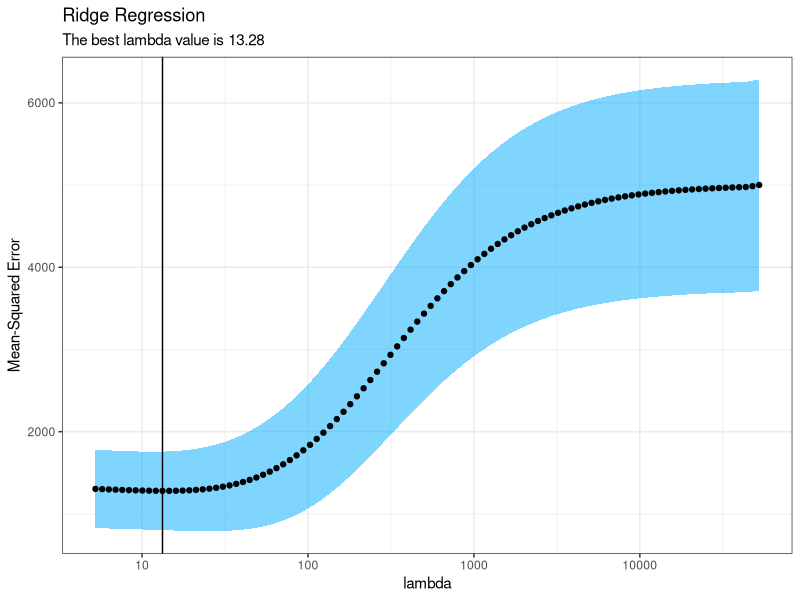
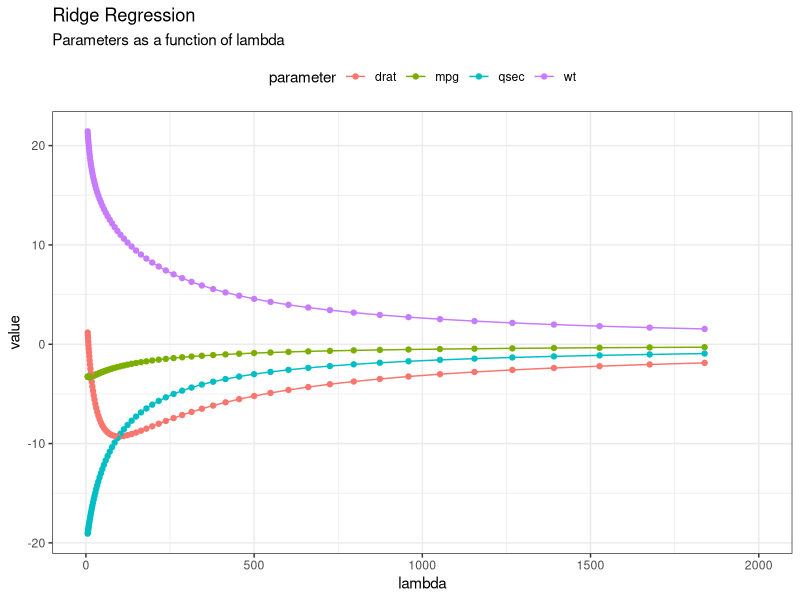
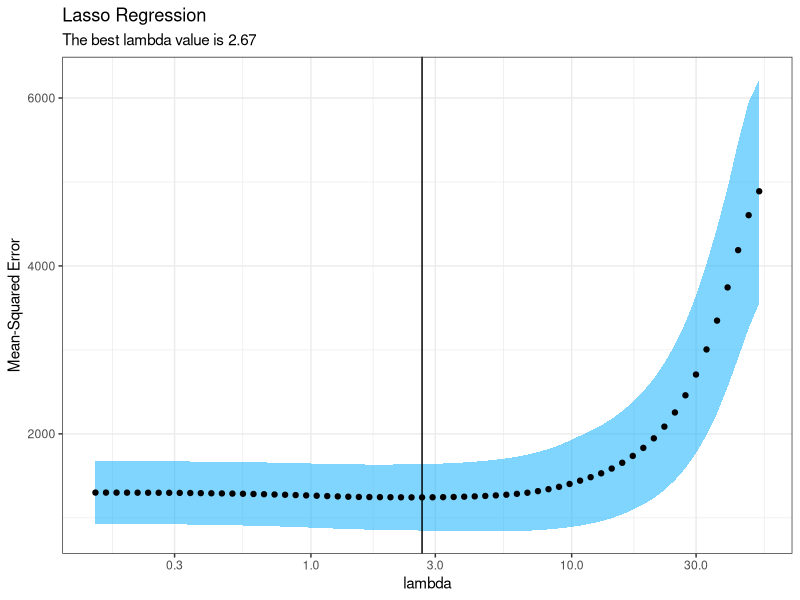
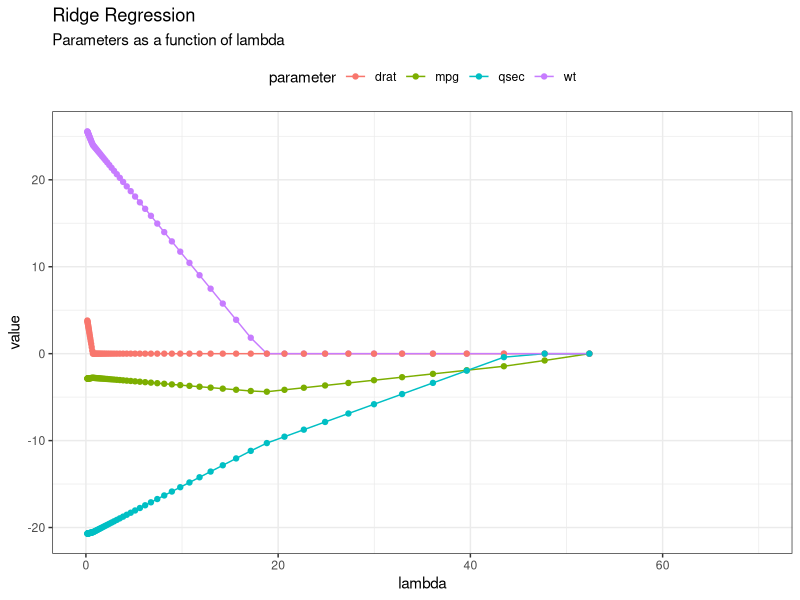

Here is the R script that generated these plots, in order:
## ---- chunk 1
options(width = 90)
library(knitr)
opts_chunk$set(comment="", 
               digits = 3, 
               tidy = FALSE, 
               prompt = TRUE,
               fig.align = 'center')
require(magrittr)
require(ggplot2)
theme_set(theme_bw() + theme(legend.position = "top"))
## ---- chunk 2
#| echo: true
#| message: false
A <- matrix(c(1,2,3, 2,4,6, 3, 3, 3), nrow=3)
QR <- qr(A)
## ---- chunk 3
#| echo: true
#| message: false
Q <- qr.Q(QR); Q
## ---- chunk 4
#| echo: true
#| message: false
R <- qr.R(QR); R
## ---- chunk 5
#| echo: true
#| message: false
Q %*% R
## ---- chunk 6
#| echo: true
#| message: false
# A linear system of equations y = Ax
A <- matrix(c(3, 2, -1, 2, -2, .5, -1, 4, -1), nrow=3); A; cat("\n")

x <- c(1, -2, -2); x; cat("\n")

y <- A %*% x ; y; cat("\n")

## ---- chunk 7
#| echo: true
#| message: false
# Compute the QR decomposition of A
QR <- qr(A)
Q <- qr.Q(QR)
R <- qr.R(QR)

# Compute b=Q'y
b <- crossprod(Q, y); b

# Solve the upper triangular system Rx=b
backsolve(R, b)
## ---- chunk 8
#| echo: true
#| message: false
#define response variable
y <- mtcars$hp

#define matrix of predictor variables
x <- data.matrix(mtcars[, c('mpg', 'wt', 'drat', 'qsec')])
## ---- chunk 9
#| echo: true
#| message: false
#fit ridge regression model
model <- glmnet::glmnet(x, y, alpha = 0)

#view summary of model
summary(model)
## ---- chunk 10
#| echo: true
#| message: false
#| code-fold: true
#| code-summary: "glmnet example"
#perform k-fold cross-validation to find optimal lambda value
cv_model <- glmnet::cv.glmnet(x, y, alpha = 0)

#find optimal lambda value that minimizes test MSE
best_lambda <- cv_model$lambda.min

#produce plot of test MSE by lambda value
tibble::tibble(
  "Mean-Squared Error" = cv_model$cvm
  , lambda = cv_model$lambda
  , lambda_hi = cv_model$cvup
  , lambda_lo = cv_model$cvlo
) %>% ggplot(aes(x=lambda, y = `Mean-Squared Error`)) +
  geom_ribbon(aes(ymin = lambda_lo, ymax = lambda_hi), fill = "#00ABFD", alpha=0.5) +
  geom_point() +
  geom_vline(xintercept=best_lambda) +
  labs(title='Ridge Regression'
       , subtitle = 
         stringr::str_glue(
           "The best lambda value is {scales::number(best_lambda, accuracy=0.01)}"
         )
  ) +
  ggplot2::scale_x_log10()
## ---- chunk 11
#| echo: true
#| warning: false
#| message: false
#| code-fold: true
#| code-summary: "glmnet coefficients"
model$beta %>% 
  as.matrix() %>% 
  t() %>% 
  tibble::as_tibble() %>% 
  tibble::add_column(lambda = model$lambda, .before = 1) %>% 
  tidyr::pivot_longer(-lambda, names_to = 'parameter') %>% 
  ggplot(aes(x=lambda, y=value, color=parameter)) +
  geom_line() + geom_point() +
  xlim(0,2000) +
  labs(title='Ridge Regression'
       , subtitle = 
         stringr::str_glue(
           "Parameters as a function of lambda"
         )
  )
## ---- chunk 12
#| echo: true
#| message: false
#| code-fold: true
#| code-summary: "lasso model"
#define response variable
y <- mtcars$hp

#define matrix of predictor variables
x <- data.matrix(mtcars[, c('mpg', 'wt', 'drat', 'qsec')])

#fit ridge regression model
model <- glmnet::glmnet(x, y, alpha = 1)

#view summary of model
summary(model)
## ---- chunk 13
#| echo: true
#| message: false
#| code-fold: true
#| code-summary: "lasso example"
#perform k-fold cross-validation to find optimal lambda value
cv_model <- glmnet::cv.glmnet(x, y, alpha = 1)

#find optimal lambda value that minimizes test MSE
best_lambda <- cv_model$lambda.min

#produce plot of test MSE by lambda value
tibble::tibble(
  "Mean-Squared Error" = cv_model$cvm
  , lambda = cv_model$lambda
  , lambda_hi = cv_model$cvup
  , lambda_lo = cv_model$cvlo
) %>% ggplot(aes(x=lambda, y = `Mean-Squared Error`)) +
  geom_ribbon(aes(ymin = lambda_lo, ymax = lambda_hi), fill = "#00ABFD", alpha=0.5) +
  geom_point() +
  geom_vline(xintercept=best_lambda) +
  labs(title='Lasso Regression'
       , subtitle = 
         stringr::str_glue(
           "The best lambda value is {scales::number(best_lambda, accuracy=0.01)}"
         )
  ) +
  xlim(0,exp(4)) + ggplot2::scale_x_log10()
## ---- chunk 14
#| echo: true
#| warning: false
#| message: false
#| code-fold: true
#| code-summary: "lasso coefficients"
model$beta %>% 
  as.matrix() %>% 
  t() %>% 
  tibble::as_tibble() %>% 
  tibble::add_column(lambda = model$lambda, .before = 1) %>% 
  tidyr::pivot_longer(-lambda, names_to = 'parameter') %>% 
  ggplot(aes(x=lambda, y=value, color=parameter)) +
  geom_line() + geom_point() +
  xlim(0,70) +
  labs(title='Ridge Regression'
       , subtitle = 
         stringr::str_glue(
           "Parameters as a function of lambda"
         )
  )
